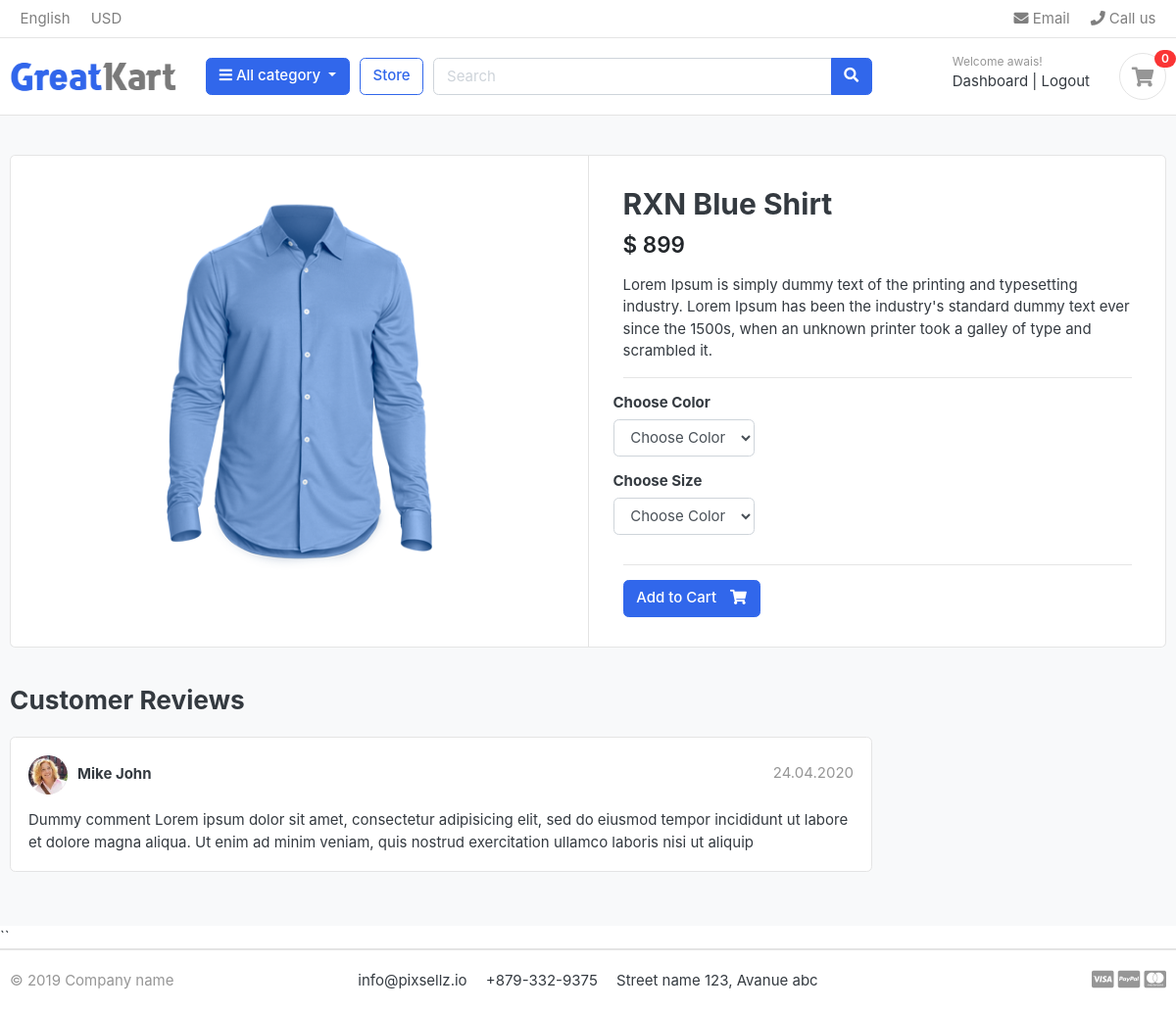
The page /store/category/shirts/rxn-blue-shirt/ (signed in) on the database as committed earlier.
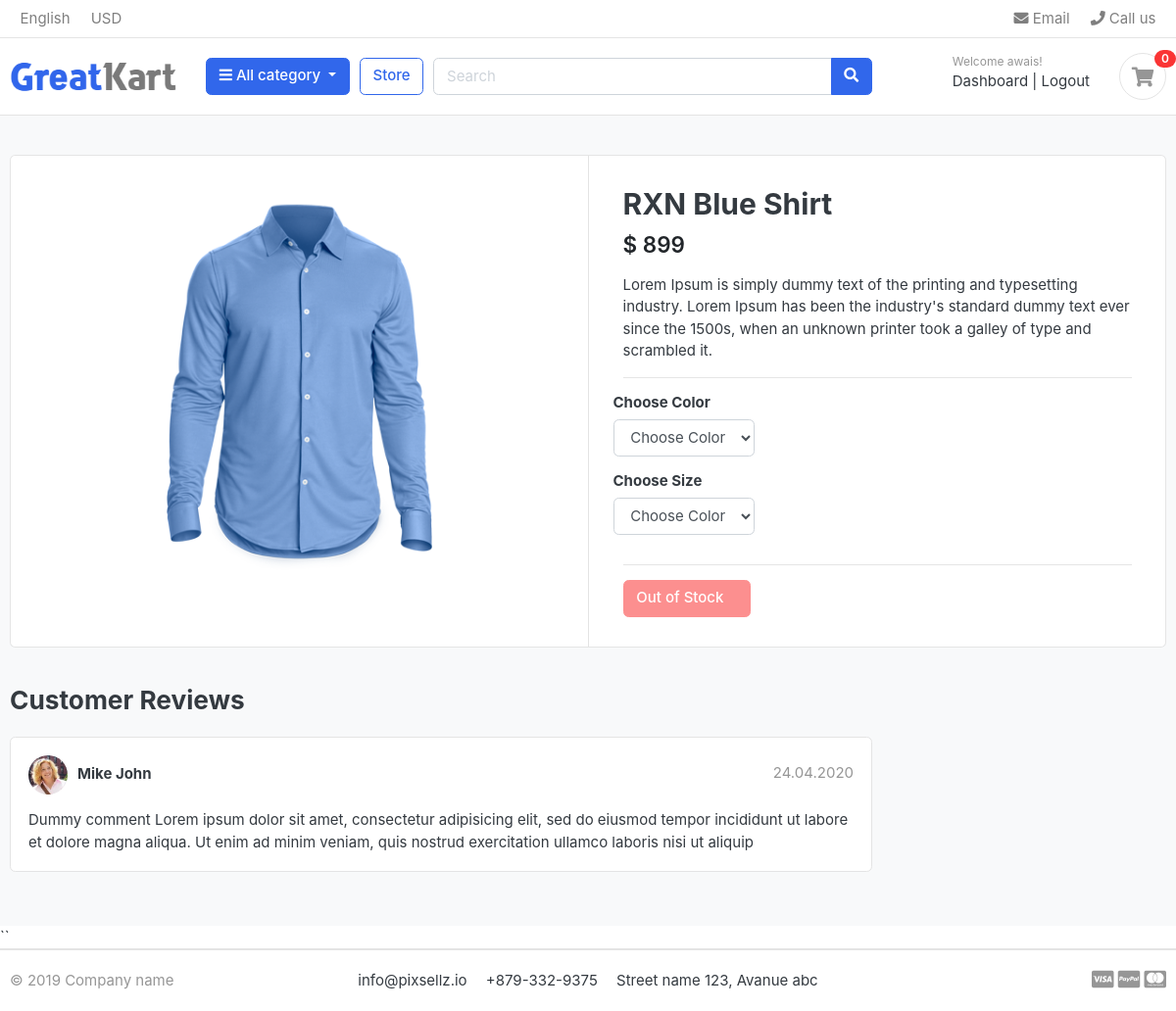
The same page on the database as committed later.
### store/views.py (the view)
# urls.py: path('category/<slug:category_slug>/<slug:product_slug>/', views.product_detail, name='product_detail'),
def product_detail(request, category_slug, product_slug):
    try:
        product = Product.objects.get(category__slug=category_slug, slug=product_slug)
        in_cart = CartItem.objects.filter(cart__cart_id=_cart_id(request), product=product).exists()
    except Exception as e:
        raise e
    context = {
        'product':product,
        'in_cart': in_cart
    }
    return render(request, 'store/product-detail.html', context)

### carts/context_processors.py (called while the page is built)
def cart_items_count(request):
    if 'admin' in request.path:
        return {}
    else:
        try:
            cart = Cart.objects.get(cart_id=_cart_id(request))
            cart_items = CartItem.objects.filter(cart__cart_id = cart, is_active=True)
            count=0
            for cart_item in cart_items:
                count += cart_item.quantity
        except Cart.DoesNotExist:
            count=0
    return dict(count=count)

### carts/views.py (called while the page is built)
def _cart_id(request):
    cart = request.session.session_key
    if not cart:
        cart = request.session.create()
    return cart

### category/context_processors.py (called while the page is built)
def category_links(request):
    links = Category.objects.all()
    return dict(links=links)

### category/models.py (called while the page is built)
    def geturl(self):
        return reverse('product_by_category',args=[self.slug])

### store/models.py (called while the page is built)
    def colors(self):
        return super(VariationManager, self).filter(variation_category='color')

    def sizes(self):
        return super(VariationManager, self).filter(variation_category='size')

### templates/store/product-detail.html (shortened to what this page needs)
{% extends 'base.html' %}
{% block content %}
{% load static %}
<section class="section-content padding-y bg">
  <div class="container">
    <div class="card">
      <div class="row no-gutters">
        <aside class="col-md-6">
          <article class="gallery-wrap">
            <div class="img-big-wrap">
              <a href="#"><img src="{{ product.images.url }}"></a>
            </div>
          </article>
        </aside>
        <main class="col-md-6 border-left">
          <form action="{% url 'add_cart' product.id %}" method="post" class="form">
            <article class="content-body">
              <h2 class="title">{{ product.product_name }}</h2>
              <div class="mb-3">
                <var class="price h4">$ {{ product.price }}</var>
              </div>
              <p>{{ product.description }}</p>
              <hr>
              <div class="row">
                <div class="item-option-select">
                  <h6>Choose Color</h6>
                  <select name="color" class='form-control' id="" required>
                    <option value="" selected disabled>Choose Color</option>
                  </select>
                </div>
              </div>
              <div class="row">
                <div class="item-option-select">
                  <h6>Choose Size</h6>
                  <select name="size" class='form-control' id="" required>
                    <option value="" selected disabled>Choose Color</option>
                  </select>
                </div>
              </div>
              <hr>
              {% if product.stock <= 0 %} <a href="." class="btn  btn-danger disabled "> <span class="text">Out of
                  Stock</span>  </a>
                {% else %}
                <button type = submit class="btn  btn-primary"> <span class="text">Add to
                    Cart</span>
                  <i class="fas fa-shopping-cart"></i> </button>
                {% endif %}
            </article>
          </form>
        </main>
      </div>
    </div>
    <br>
    <div class="row">
      <div class="col-md-9">
        <header class="section-heading">
          <h3>Customer Reviews </h3>
        </header>
        <article class="box mb-3">
          <div class="icontext w-100">
            <img src="{% static './images/avatars/avatar1.jpg' %}" class="img-xs icon rounded-circle">
            <div class="text">
              <span class="date text-muted float-md-right">24.04.2020 </span>
              <h6 class="mb-1">Mike John </h6>
            </div>
          </div>
          <div class="mt-3">
            <p>
              Dummy comment Lorem ipsum dolor sit amet, consectetur adipisicing elit, sed do eiusmod
              tempor incididunt ut labore et dolore magna aliqua. Ut enim ad minim veniam,
              quis nostrud exercitation ullamco laboris nisi ut aliquip
            </p>
          </div>
        </article>
      </div>
    </div>
  </div>
</section>
{% endblock %}

Rows that differ between the two databases and show on the page:
changed Product "RXN Blue Shirt": stock 500 → 0 (drawn)
Other text that changed with them:
text no longer shown: "Add to Cart"
text now shown: "Out of Stock"
